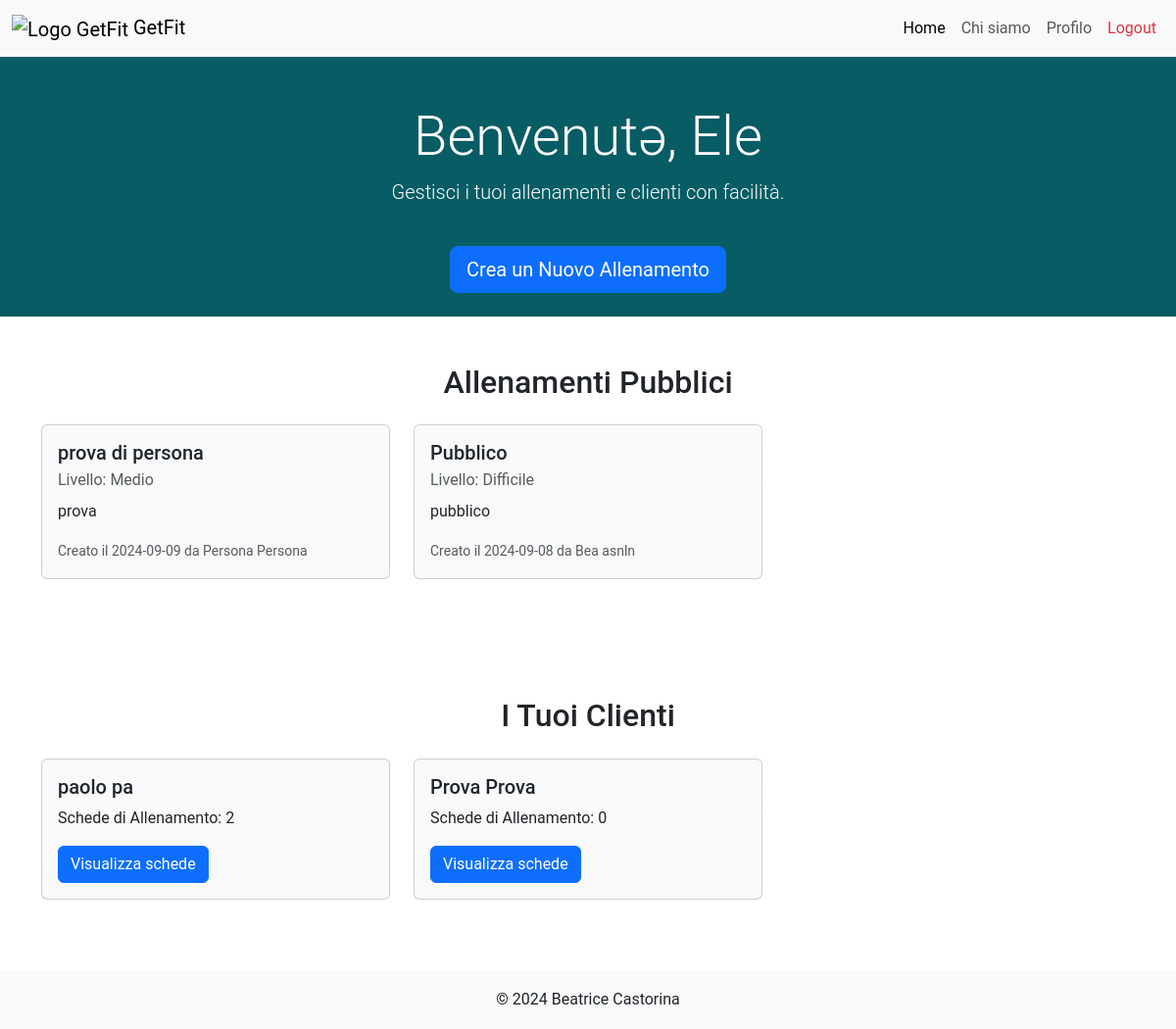
Page / (signed in) on the committed database.
### tables this page shows
CREATE TABLE "PersonalTrainers" (
	"nome"	TEXT NOT NULL,
	"email"	TEXT NOT NULL UNIQUE,
	"password"	TEXT NOT NULL,
	"rating"	REAL NOT NULL,
	"numOfRatings"	INTEGER NOT NULL,
	"pt_id"	INTEGER,
	"cognome"	TEXT NOT NULL,
	"genere"	TEXT NOT NULL,
	PRIMARY KEY("pt_id" AUTOINCREMENT),
	CHECK("rating" <= 5.0)
);

CREATE TABLE "Allenamenti" (
	"id_allenamento"	INTEGER,
	"pt_id"	INTEGER NOT NULL,
	"titolo"	TEXT NOT NULL,
	"descrizione"	TEXT NOT NULL,
	"livello"	TEXT NOT NULL,
	"visibile"	INTEGER NOT NULL,
	"data_creazione"	TEXT NOT NULL,
	PRIMARY KEY("id_allenamento" AUTOINCREMENT),
	FOREIGN KEY("pt_id") REFERENCES "PersonalTrainers"("pt_id")
);

CREATE TABLE "Clients" (
	"nome"	TEXT NOT NULL,
	"email"	TEXT NOT NULL UNIQUE,
	"password"	TEXT NOT NULL,
	"pt_id"	INTEGER,
	"client_id"	INTEGER,
	"cognome"	TEXT NOT NULL,
	"genere"	TEXT NOT NULL,
	PRIMARY KEY("client_id" AUTOINCREMENT),
	FOREIGN KEY("pt_id") REFERENCES "PersonalTrainers"("pt_id")
);

### app.py (the view)
@app.route('/')
def index():
  allenamenti_db = allenamenti_dao.get_allenamenti()
  pts_db = utenti_dao.get_personal_trainers()
  clienti_db = []
  id = 0
  numOfSchede = {}
  public_workouts = []
  creators = {}
  email = utenti_dao.get_email(request)
  if email is not None:
    user, tipo = utenti_dao.get_user_by_email(email)
    if tipo == 0: # it's a pt
      id = user['pt_id']
      for workout in allenamenti_db:
        if workout['visibile']:
          public_workouts.append(workout)
          creators[workout['id_allenamento']] = utenti_dao.get_full_name(workout['pt_id'],'pt')
      clienti_db = utenti_dao.get_pt_clients(id)
      clienti_ids = [client['client_id'] for client in clienti_db]
      for id in clienti_ids:
        numOfSchede[id] = schede_dao.get_num_schede_by_client(id)[0]
  return render_template('index.html', public_workouts=public_workouts, pts=pts_db, clienti=clienti_db, numOfSchede=numOfSchede,creators=creators)

### allenamenti_dao.py (called while the page is built)
def get_allenamenti():
	query = 'SELECT * FROM Allenamenti ORDER BY data_creazione DESC'
	connection = sqlite3.connect('db/personal.db')
	connection.row_factory = sqlite3.Row
	cursor = connection.cursor()
	cursor.execute(query)
	allenamenti = cursor.fetchall()
	cursor.close()
	connection.close()
	return allenamenti

### app.py (called while the page is built)
@login_manager.user_loader
def load_user(user_email):
  user_db, type = utenti_dao.get_user_by_email(user_email)
  if type == 0:
    user = PersonalTrainer(nome=user_db['nome'], cognome=user_db['cognome'], genere=user_db['genere'], pt_id=user_db['pt_id'], rating=user_db['rating'], numOfRatings=user_db['numOfRatings'], email=user_db['email'], password=user_db['password'])
  else:
    user = Client(nome=user_db['nome'], cognome=user_db['cognome'], genere=user_db['genere'], client_id=user_db['client_id'], pt_id=user_db['pt_id'], email=user_db['email'], password=user_db['password'])
  return user

### schede_dao.py (called while the page is built)
def get_num_schede_by_client(client_id):
	query = 'SELECT COUNT(*) FROM Schede WHERE client_id=?'
	connection = sqlite3.connect('db/personal.db')
	connection.row_factory = sqlite3.Row
	cursor = connection.cursor()
	cursor.execute(query,(client_id,))
	result = cursor.fetchone()
	cursor.close()
	connection.close()
	return result

### utenti_dao.py (called while the page is built)
def get_email(request):
	try:
		return request.cookies.get('remember_token').split('|')[0]
	except Exception as e:
		return None

def get_full_name(id, type='client'):
	query1 = 'SELECT nome, cognome FROM Clients WHERE client_id=?'
	query2 = 'SELECT nome, cognome FROM PersonalTrainers WHERE pt_id=?'
	connection = sqlite3.connect('db/personal.db')
	connection.row_factory = sqlite3.Row
	cursor = connection.cursor()
	if type == 'client':
		cursor.execute(query1,(id,))
	else:
		cursor.execute(query2,(id,))
	full_name = cursor.fetchone()
	cursor.close()
	connection.close()
	return full_name['nome'] + ' ' + full_name['cognome']

def get_personal_trainers():
	connection = sqlite3.connect('db/personal.db')
	connection.row_factory = sqlite3.Row
	cursor = connection.cursor()
	query = 'SELECT * FROM PersonalTrainers'
	cursor.execute(query)
	pts = cursor.fetchall()
	cursor.close()
	connection.close()
	return pts

def get_pt_clients(pt_id):
	query = 'SELECT * FROM Clients WHERE pt_id = ?'
	connection = sqlite3.connect('db/personal.db')
	connection.row_factory = sqlite3.Row
	cursor = connection.cursor()
	cursor.execute(query,(pt_id,))
	clients = cursor.fetchall()
	cursor.close()
	connection.close()
	return clients

### templates/index.html (shortened to what this page needs)
{% extends "base.html" %}
{% block style %}
  {% if not current_user.is_authenticated %}
    {{url_for('static', filename='css/homepage_styles.css')}}
  {% else %}
    {% if current_user.__class__.__name__ == "PersonalTrainer" %}
      {{url_for('static', filename='css/personal_styles.css')}}
    {% else %}
      {{url_for('static', filename='css/client_styles.css')}}
    {% endif %}
  {% endif %}
{% endblock %}
{% block content %}
{% if not current_user.is_authenticated %}
<section class="hero-section text-center text-white d-flex align-items-center justify-content-center">
  <div class="container homepage-container">
      <h1 class="display-4">Benvenuto in GetFit</h1>
      <p class="lead"><span id="background-homepage">Crea, gestisci e monitora le tue sessioni di allenamento con i migliori personal trainer.</span></p>
      <a href="/signup" class="btn btn-primary btn-lg mt-4">Inizia Ora</a>
  </div>
</section>
<section class="features-section py-5">
<div class="container">
  <div class="row text-center">
    <div class="col-lg-4 col-md-6 mb-4">
      <div class="card p-4 border rounded">
        <i class="bi bi-person-fill display-4 text-primary"></i>
        <h3 class="mt-3">Personal Trainer</h3>
        <p>Crea e gestisci i tuoi allenamenti e segui i progressi dei tuoi clienti.</p>
      </div>
    </div>
    <div class="col-lg-4 col-md-6 mb-4">
      <div class="card p-4 border rounded">
        <i class="bi bi-people-fill display-4 text-primary"></i>
        <h3 class="mt-3">Clienti</h3>
        <p>Trova il personal trainer giusto per te e inizia il tuo percorso di allenamento personalizzato.</p>
      </div>
    </div>
    <div class="col-lg-4 col-md-6 mb-4">
      <div class="card p-4 border rounded">
        <i class="bi bi-bar-chart-line-fill display-4 text-primary"></i>
        <h3 class="mt-3">Progressi</h3>
        <p>Monitora i tuoi miglioramenti con statistiche e feedback dettagliati.</p>
      </div>
    </div>
  </div>
</div>
</section>
{% else %}
  {% if current_user.__class__.__name__ == "PersonalTrainer" %}
    <section class="hero-section pt-5 pb-4 text-center text-white d-flex align-items-center justify-content-center">
      <div class="container">
        <h1 class="display-4">Benvenut{% if current_user.genere == 'female' %}a{% elif current_user.genere == 'male' %}o{% else %}&#601;{% endif %}, {{current_user.nome}}</h1>
        <p class="lead">Gestisci i tuoi allenamenti e clienti con facilità.</p>
        <a href="/create_workout" class="btn btn-primary btn-lg mt-4">Crea un Nuovo Allenamento</a>
      </div>
    </section>
    <section class="public-workouts-section py-5">
      <div class="container">
        <h2 class="text-center mb-4">Allenamenti Pubblici</h2>
        <div class="row">
        {% for allenamento in public_workouts %}
          <div class="col-lg-4 col-md-6 mb-4">
            <div class="card">
              <div class="card-body">
                <h5 class="card-title">{{allenamento.titolo}}</h5>
                <p class="card-subtitle mb-2 text-body-secondary">Livello: {{allenamento.livello}}</p>
                <p class="card-text">{{allenamento.descrizione}}</p>
                <p class="card-text mt-2 text-body-secondary"><small>Creato il {{allenamento.data_creazione.split()[0]}} da {{creators[allenamento.id_allenamento]}}</small></p>
              </div>
            </div>
          </div>
        {% endfor %}
        </div>
      </div>
    </section>
    <section class="clients-section py-5">
      <div class="container">
        <h2 class="text-center mb-4">I Tuoi Clienti</h2>
        <div class="row">
          {% for cliente in clienti %}
          <div class="col-lg-4 col-md-6 mb-4">
            <div class="card">
              <div class="card-body">
                <h5 class="card-title">{{cliente.nome}} {{cliente.cognome}}</h5>
                <p class="card-text">Schede di Allenamento: {{ numOfSchede[cliente.client_id]}}</p>
                <form action="/schede" method="get">
                  <button type="submit" class="btn btn-primary">Visualizza schede</button>
                </form>
              </div>
            </div>
          </div>
          {% endfor %}
        </div>
      </div>
    </section>
  {% endif %}
{% endif %}
{% endblock %}

### static/css/base_styles.css (style rules this page uses)
html, body { font-family: 'Roboto', sans-serif; height: 100%; margin: 0; }
.hero-section { background-color: #085c64; color: white; padding: 60px 0; text-align: center; }
.card { transition: transform 0.3s; background-color: #f8f9fa; background-image: var(--bs-gradient); }

### static/css/personal_styles.css (style rules this page uses)
.hero-section { background-color: #085c64; color: white; padding: 60px 0; }

### rows in the picture
PersonalTrainers: nome "Ele"
Allenamenti: titolo "prova di persona", livello "Medio", descrizione "prova", data_creazione "2024-09-09", creators "Persona Persona"
Allenamenti: titolo "Pubblico", livello "Difficile", descrizione "pubblico", data_creazione "2024-09-08", creators "Bea asnln"
Clients: nome "paolo", cognome "pa", numOfSchede "2"
Clients: nome "Prova", cognome "Prova", numOfSchede "0"
